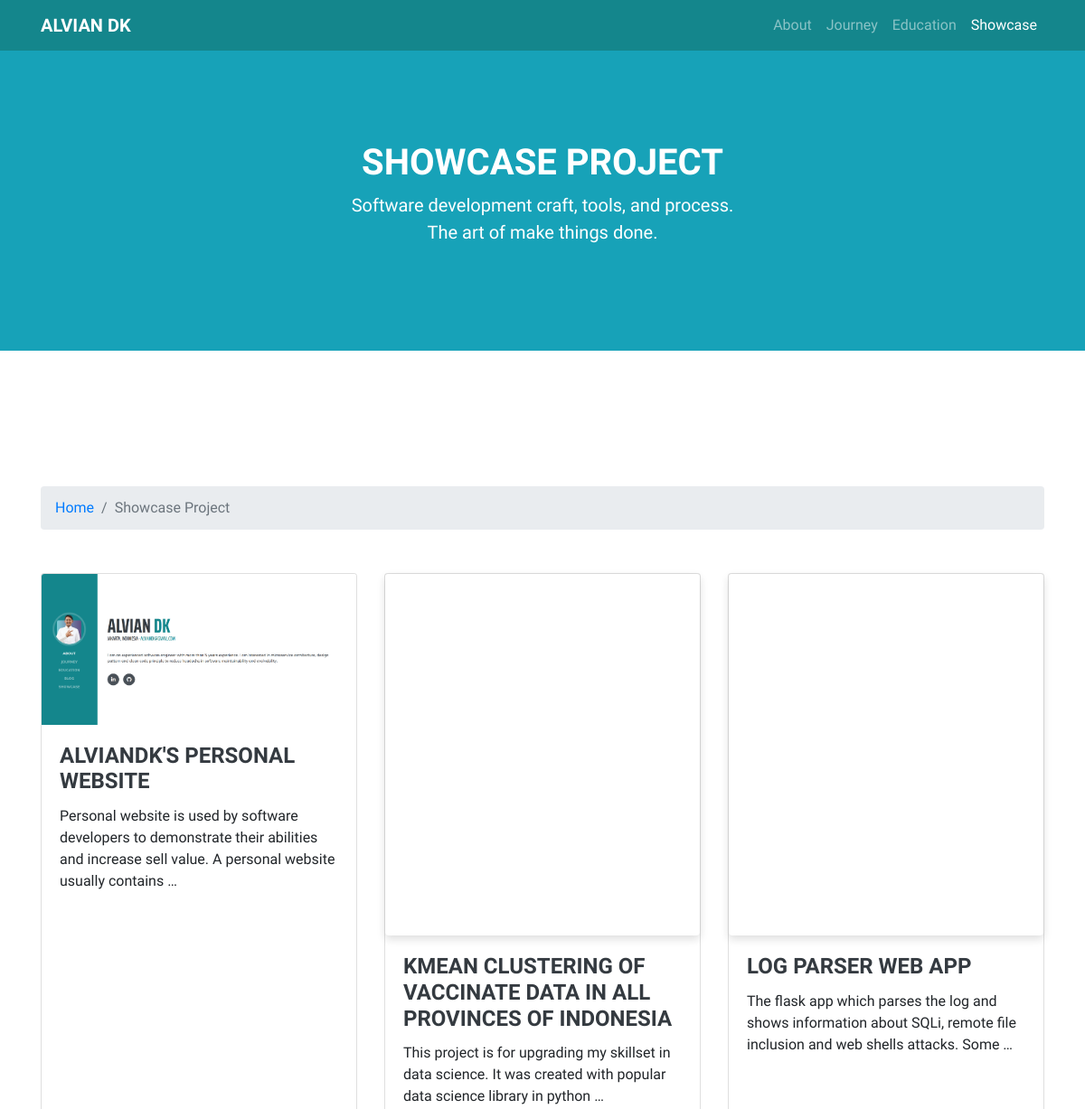
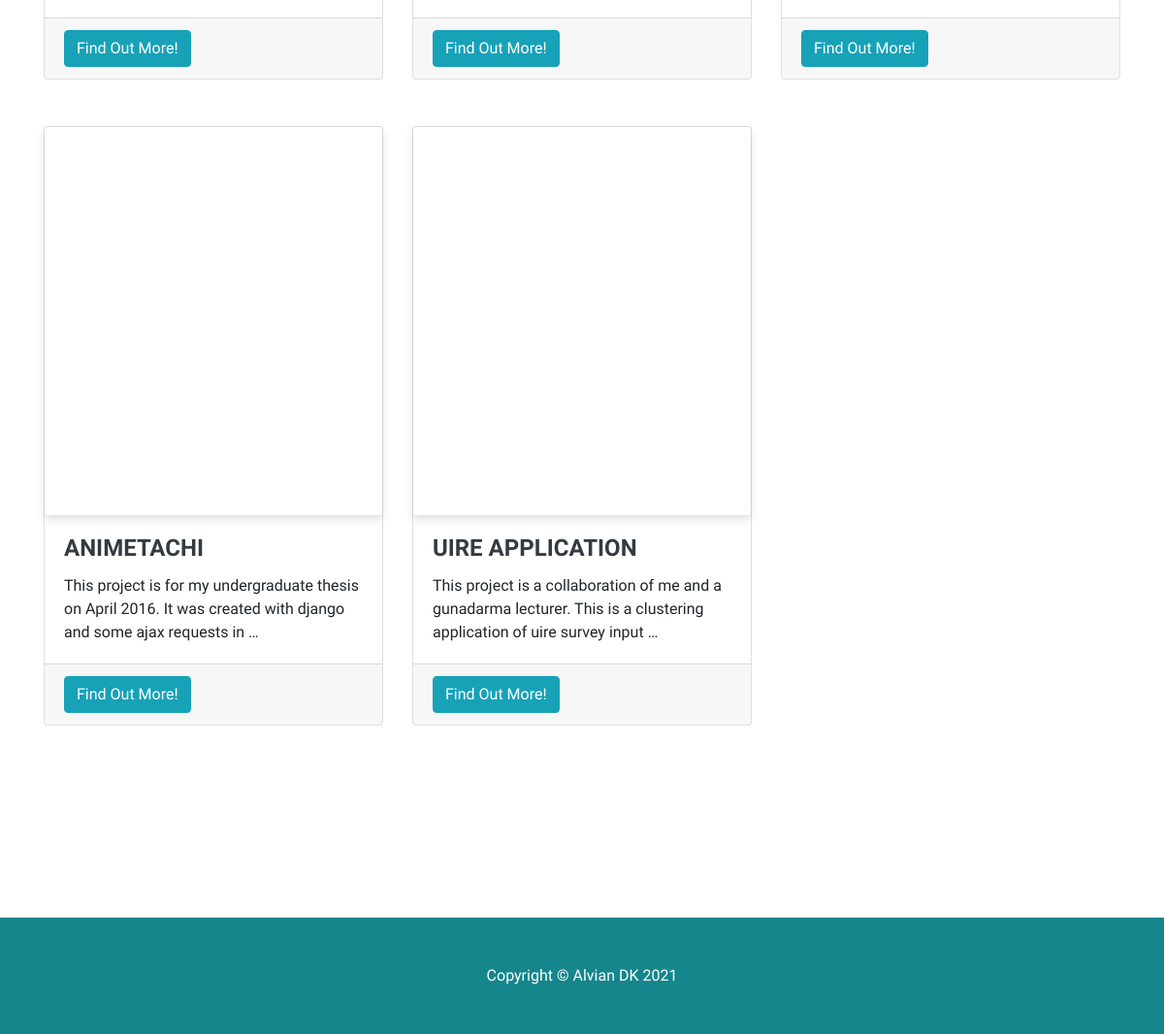
Page /showcase-project/ on the earlier database version (2 pictures, top to bottom).
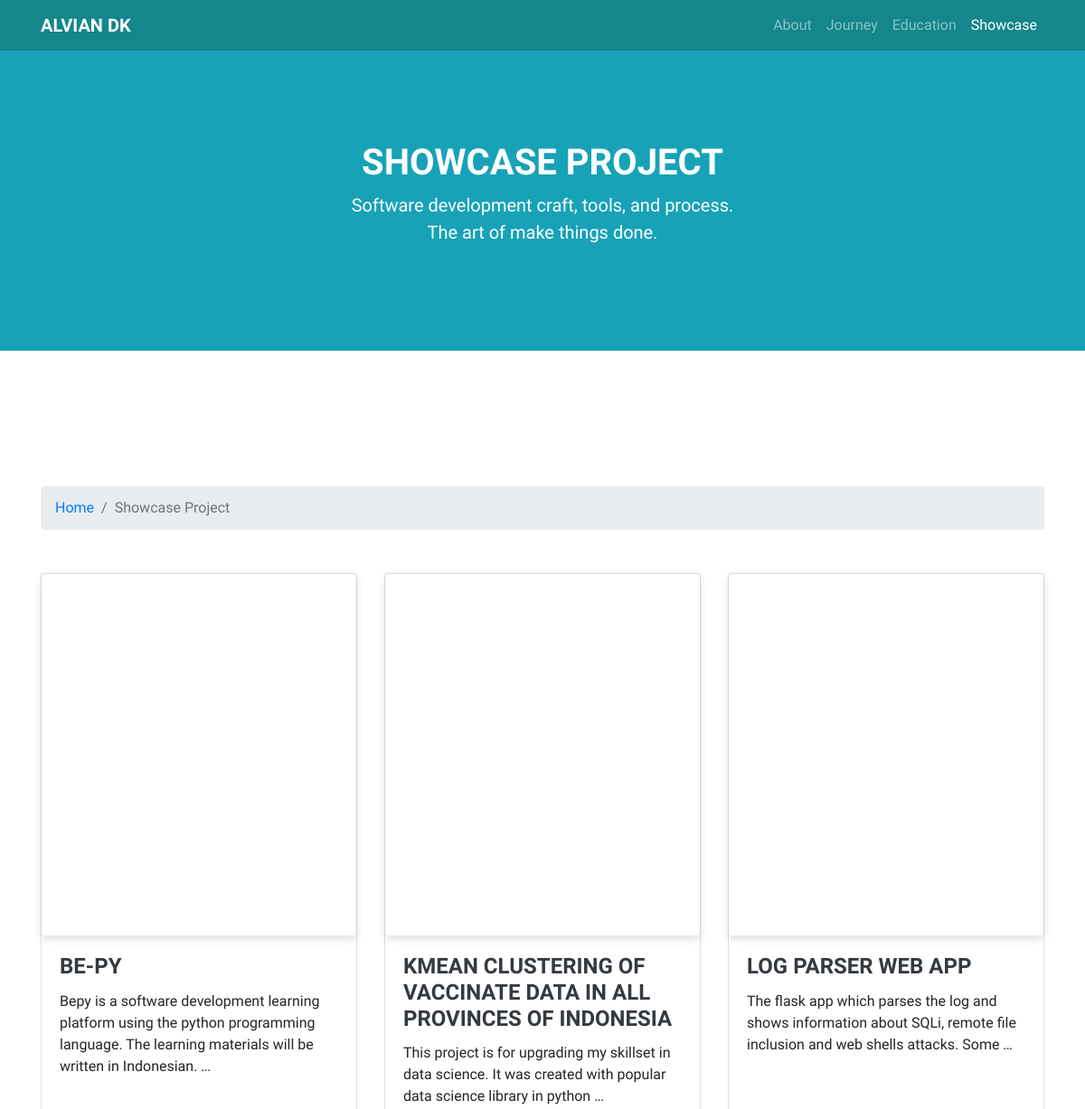
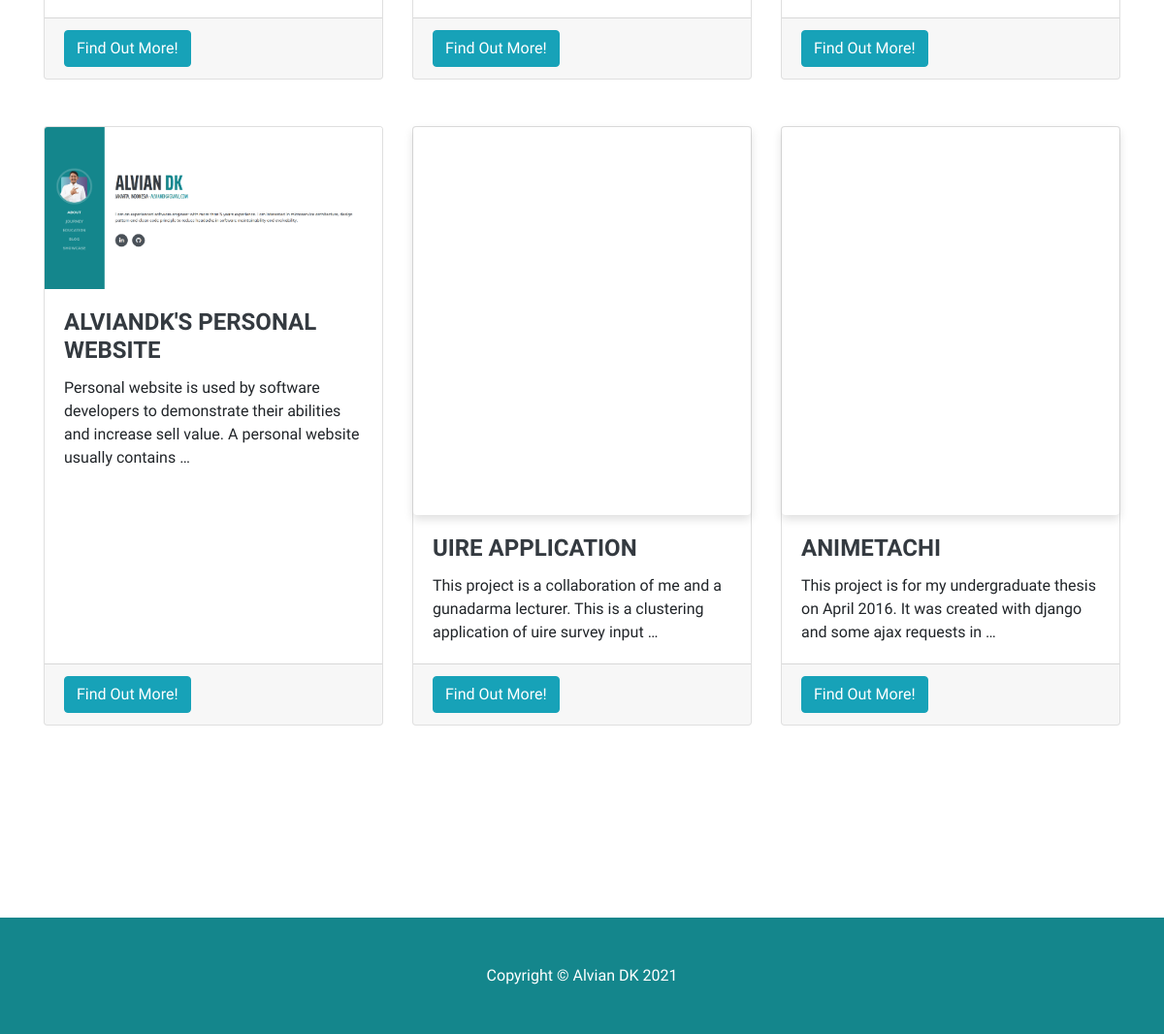
Same page on the later database version (2 pictures, top to bottom).
### showcase_project/models.py (models this page shows, shortened)
class Project(models.Model):
    name = models.CharField(max_length=128)
    description = models.TextField()
    url = models.URLField()
    cover_image = models.ImageField()
    git_url = models.URLField()
    youtube_url = models.URLField()
    slug = models.SlugField(default="")
    ordering = models.IntegerField(default=0)
    class Meta:
        ordering = ["ordering"]

### showcase_project/views.py (the view)
# urls.py: path('', views.project_list_view, name='project_list'),
def project_list_view(request):
    context = {}
    context['project_list'] = Project.objects.all()
    return render(request, 'project/list.html', context)

### about_me/templatetags/navigation_tag.py (called while the page is built)
@register.simple_tag
def active_css_class(request_path, app_url_path):
    split_request_path = request_path.split("/")
    if  split_request_path[1] == app_url_path:
        return "active"
    else:
        return ""

### templates/project/list.html (shortened to what this page needs)
{% extends 'base_template.html' %}
    {% load static %}
  {% block custom_css %}
  <link href="{% static 'css/custom.css' %}" rel="stylesheet">
  <link href="{% static 'css/showcase-project.css' %}" rel="stylesheet">
  <link href="{% static 'css/skeleton-screen.css' %}" rel="stylesheet">
  {% endblock custom_css %}
  {% block content %}
  {% include 'component/navigation.html' %}
  <main role="main">
    <header class="bg-info text-white">
      <div class="container text-center">
        <h1 class="text-white">Showcase Project</h1>
        <p class="lead text-white">
          Software development craft, tools, and process. <br> The art of make things done.
        </p>
      </div>
    </header>
    <section id="about">
      <div class="container">
        <div class="mb-5">
          <nav aria-label="breadcrumb">
            <ol class="breadcrumb">
              <li class="breadcrumb-item"><a href="{% url 'home' %}">Home</a></li>
              <li class="breadcrumb-item active" aria-current="page">Showcase Project</li>
            </ol>
          </nav>
        </div>
        <div class="row">
          {% for project in project_list %}
          <div class="col-md-4 mb-5">
            <div class="card h-100">
              <div class="placeholder-item placeholder-loading">
                <img class="card-img-top lazy-image" data-src="{{ project.cover_image.url }}" alt="">
              </div>
              <div class="card-body">
                <h4 class="card-title">{{ project.name }}</h4>
                <p class="card-text">{{ project.description | truncatewords:20 }}</p>
              </div>
              <div class="card-footer">
                <a href="{% url 'showcase_project:project_detail' project.slug %}" class="btn btn-info">Find Out More!</a>
              </div>
            </div>
          </div>
          {% endfor %}
        </div>
      </div>
    </section>
  </main>
  {% include 'component/footer.html' %}
  {% endblock content %}

### templates/base_template.html (shortened to what this page needs)
<!DOCTYPE html>
<html lang="en">
    {% load static %}
<head>
  <link href="{% static 'vendor/bootstrap/css/bootstrap.min.css' %}" rel="stylesheet">
  <link href="{% static 'vendor/fontawesome-free/css/all.min.css' %}" rel="stylesheet">
  {% block custom_css %}
  {% endblock custom_css %}
</head>
<body>
  {% block content %}
  {% endblock content %}
</body>
</html>

### templates/component/navigation.html (shortened to what this page needs)
{% load navigation_tag %}
<nav class="navbar navbar-expand-lg navbar-dark bg-green fixed-top">
    <div class="container">
      <a class="navbar-brand" href="{% url 'home' %}">Alvian DK</a>
      <div class="collapse navbar-collapse" id="navbarResponsive">
        <ul class="navbar-nav ml-auto">
          <li class="nav-item">
            <a class="nav-link" href="{% url 'home' %}#about">About
            </a>
          </li>
          <li class="nav-item">
            <a class="nav-link" href="{% url 'home' %}#experience">Journey</a>
          </li>
          <li class="nav-item">
            <a class="nav-link" href="{% url 'home' %}#education">Education</a>
          </li>
          <li class="nav-item {% active_css_class request.path 'showcase-project' %}">
            <a class="nav-link" href="{% url 'showcase_project:project_list' %}">Showcase</a>
          </li>
        </ul>
      </div>
    </div>
  </nav>

### templates/component/footer.html
<footer class="py-5 bg-green">
    <div class="container">
      <p class="m-0 text-center text-white">Copyright &copy; Alvian DK {% now "Y" %} </p>
    </div>
  </footer>

### templates/component/lazy_image_js.html (shortened to what this page needs)
{% load static %}

### static/css/custom.css (style rules this page uses)
body { font-family: 'Muli', -apple-system, BlinkMacSystemFont, 'Segoe UI', Roboto, 'Helvetica Neue', Arial, sans-serif, 'Apple Color Emoji', 'Segoe UI Emoji', 'Segoe UI Symbol', 'Noto Color Emoji'; }
.bg-green { background-color: #14868c; }
h1, h2, h3, h4, h5, h6, .navbar-brand { font-family: 'Saira Extra Condensed', -apple-system, BlinkMacSystemFont, 'Segoe UI', Roboto, 'Helvetica Neue', Arial, sans-serif, 'Apple Color Emoji', 'Segoe UI Emoji', 'Segoe UI Symbol', 'Noto Color Emoji'; font-weight: 700; text-transform: uppercase; color: #343a40; }

### static/css/showcase-project.css (style rules this page uses)
header { padding: 156px 0 100px; }
section { padding: 150px 0; }

### static/css/skeleton-screen.css (style rules this page uses)
.placeholder-item { box-shadow: 0 4px 10px 0 rgba(33, 33, 33, 0.15); border-radius: 4px; position: relative; overflow: hidden; height:400px; width:100%; }
.placeholder-loading::before { content: ''; display: block; position: absolute; left: -150px; top: 0; height: 100%; width: 150px; background: linear-gradient(to right, transparent 0%, #E8E8E8 50%, transparent 100%); animation: load 1s cubic-bezier(0.4, 0.0, 0.2, 1) infinite; }

Differences in the rows shown:
added Project: name "BE-PY", description "Bepy is a software development learning platform using the python programming language. The learning materials will be written in Indonesian. …"
changed Project "ALVIANDK'S PERSONAL WEBSITE": moves down the list
changed Project "UIRE APPLICATION": moves up the list
